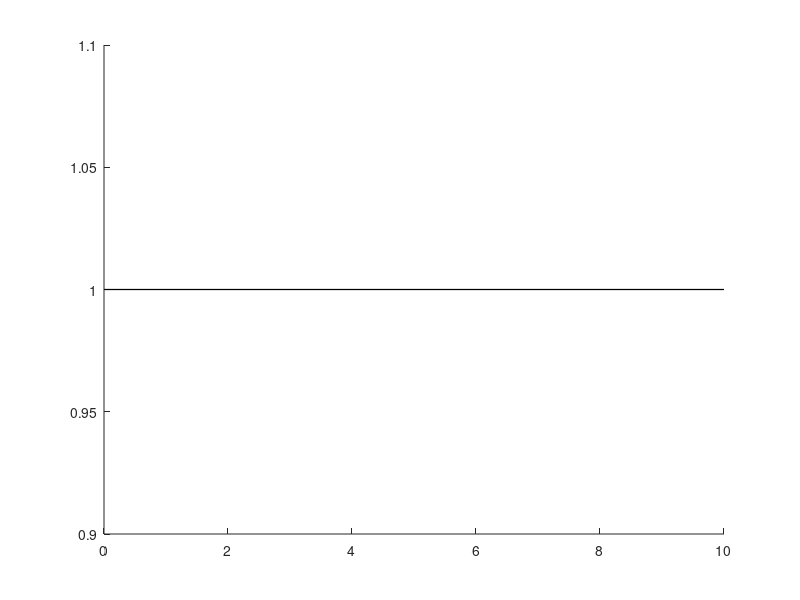

This chart was generated by the following MATLAB code: (Note: this script raises an error after producing the figure.)
% =========================================================================
% figure3_proportional_step_responses.m
% 
% Report Reference:
% Section 4.4: "Time-domain performance" (Figure 3 & Table 3)
% Unit-step response of the proportional loop for several values of K.
% Demonstrates that peak overshoot (%M_p) and oscillation frequency increase with K,
% while the 2% settling time envelope remains invariant at Ts ≈ 4.68 s.
% =========================================================================

clear; clc; close all;

% 1. Plant and Loop Parameters (from Section 2.1 - 2.3)
% K_pot = 0.318 V/rad, K_g = 0.1, K_m = 2.083
c = 0.318 * 0.1 * 2.083;      % Loop constant c ≈ 0.0662
s = tf('s');
Ts_theoretical = 4 / 0.855;    % Ts = 4 / (zeta * wn) = 4 / 0.855 ≈ 4.68 s

% Gains to plot (as in Figure 3)
plot_gains = [11.04, 25, 41.3, 100, 200];
colors = {
    [0.12, 0.47, 0.71], ...   % Blue   (K = 11.04, critical damping)
    [1.00, 0.50, 0.05], ...   % Orange (K = 25, well damped)
    [0.17, 0.63, 0.17], ...   % Green  (K = 41.3, 15% overshoot design)
    [0.84, 0.15, 0.16], ...   % Red    (K = 100, fast/oscillatory)
    [0.58, 0.40, 0.74]        % Purple (K = 200, severely underdamped)
};

% Simulation time vector
t = linspace(0, 10, 1500);

% 2. Create Figure Window
fig = figure('Color', 'w', 'Position', [150, 150, 780, 450]);
ax = axes('Parent', fig);
hold(ax, 'on');

% 3. Reference and Settling Tolerance Bounds
% Unity step final value (y = 1)
plot(ax, [0, 10], [1.0, 1.0], 'k-', 'LineWidth', 0.9, 'HandleVisibility', 'off');

% ±2% settling error band [0.98, 1.02]
yline(ax, 1.02, ':', 'Color', [0.65, 0.65, 0.65], 'LineWidth', 0.8, 'HandleVisibility', 'off');
yline(ax, 0.98, ':', 'Color', [0.65, 0.65, 0.65], 'LineWidth', 0.8, 'HandleVisibility', 'off');

% 4. Plot Step Responses for each K
for idx = 1:length(plot_gains)
    K = plot_gains(idx);
    
    % Closed-loop transfer function: T(s) = (c*K) / (s^2 + 1.71*s + c*K)
    T_cl = feedback((c * K) / (s * (s + 1.71)), 1);
    y = step(T_cl, t);
    
    plot(ax, t, y, 'LineWidth', 1.8, 'Color', colors{idx}, ...
         'DisplayName', sprintf('K = %g', K));
end

% 5. Mark Settling Time (Ts ≈ 4.68 s)
xline(ax, Ts_theoretical, '--', 'Color', [0.35, 0.35, 0.35], 'LineWidth', 1.2, ...
      'DisplayName', sprintf('T_s \\approx %.2f s (2%% band)', Ts_theoretical), ...
      'Interpreter', 'tex');

% Annotation text marking settling time
text(ax, Ts_theoretical + 0.15, 0.25, ...
     sprintf('T_s \\approx %.2f s\n(invariant for all K)', Ts_theoretical), ...
     'FontName', 'CMU Serif', 'FontSize', 10, 'Color', [0.25, 0.25, 0.25], ...
     'VerticalAlignment', 'bottom', 'Interpreter', 'tex');

% 6. Styling: box off, outward ticks, soft grid, CMU Serif font
title(ax, 'Proportional control: unit-step response for several K', ...
      'FontName', 'CMU Serif', 'FontSize', 13, 'FontWeight', 'normal', 'Color', [0.1, 0.1, 0.1]);
xlabel(ax, 'Time (s)', 'FontName', 'CMU Serif', 'FontSize', 11, 'Color', [0.1, 0.1, 0.1]);
ylabel(ax, 'Y / Vi',   'FontName', 'CMU Serif', 'FontSize', 11, 'Color', [0.1, 0.1, 0.1]);

xlim(ax, [0, 10]);
ylim(ax, [-0.07, 1.55]);
xticks(ax, 0:2:10);
yticks(ax, 0:0.2:1.4);
ytickformat(ax, '%.1f');

box(ax, 'off');
grid(ax, 'on');
set(ax, 'Color', 'w', ...
        'TickDir', 'out', ...
        'FontName', 'CMU Serif', ...
        'FontSize', 11, ...
        'XColor', [0.2, 0.2, 0.2], ...
        'YColor', [0.2, 0.2, 0.2], ...
        'GridColor', [0.88, 0.88, 0.88], ...
        'GridAlpha', 0.8, ...
        'LineWidth', 1.0);

% Legend
lgd = legend(ax, 'Location', 'northeast', 'FontName', 'CMU Serif', 'FontSize', 9.5);
set(lgd, 'EdgeColor', [0.85, 0.85, 0.85], 'Color', 'w', 'TextColor', [0.1, 0.1, 0.1]);

% 7. Save High-Resolution Figure
scriptDir = fileparts(mfilename('fullpath'));
figDir = fullfile(scriptDir, '..', 'figures');
if ~exist(figDir, 'dir'), mkdir(figDir); end
figPath = fullfile(figDir, 'figure3_proportional_step_responses.png');

try
    exportgraphics(fig, figPath, 'Resolution', 300, 'BackgroundColor', 'white');
catch
    pause(0.5);
    exportgraphics(fig, figPath, 'Resolution', 300, 'BackgroundColor', 'white');
end
fprintf('Figure 3 saved successfully to %s\n\n', figPath);

% =========================================================================
% 8. Generate and Display Table 3: Predicted vs Simulated Performance
% =========================================================================
table_gains = [11.04, 25, 41.3, 50, 100, 200];
N = length(table_gains);

K_col       = zeros(N, 1);
wn_col      = zeros(N, 1);
zeta_col    = zeros(N, 1);
mp_form_col = zeros(N, 1);
mp_sim_col  = zeros(N, 1);
tp_col      = cell(N, 1);
ts_col      = zeros(N, 1);
tr_col      = zeros(N, 1);

fprintf('==============================================================================================\n');
fprintf('Table 3: Proportional control: predicted performance for several gains\n');
fprintf('==============================================================================================\n');
fprintf('%-8s %-12s %-8s %-14s %-14s %-10s %-10s %-10s\n', ...
        'K', 'wn (rad/s)', 'zeta', '%M_p formula', '%M_p simulated', 'Tp (s)', 'Ts (s)', 'Tr (s)');
fprintf('----------------------------------------------------------------------------------------------\n');

for i = 1:N
    K_val = table_gains(i);
    wn = sqrt(c * K_val);
    zeta = 1.71 / (2 * wn);
    
    if zeta < 0.999
        mp_formula = 100 * exp(-zeta * pi / sqrt(1 - zeta^2));
        tp_formula = pi / (wn * sqrt(1 - zeta^2));
        tp_str = sprintf('%6.2f', tp_formula);
    else
        mp_formula = 0.0;
        tp_str = '   -  ';
    end
    
    ts_formula = 4 / (zeta * wn);  % 4 / 0.855 ≈ 4.68 s
    tr_formula = 1.8 / wn;         % Standard rise time approximation 1.8 / wn
    
    % Simulated closed loop
    T_sys = feedback((c * K_val) / (s * (s + 1.71)), 1);
    info  = stepinfo(T_sys, 'SettlingTimeThreshold', 0.02);
    
    K_col(i)       = K_val;
    wn_col(i)      = wn;
    zeta_col(i)    = zeta;
    mp_form_col(i) = mp_formula;
    mp_sim_col(i)  = info.Overshoot;
    tp_col{i}      = tp_str;
    ts_col(i)      = ts_formula;
    tr_col(i)      = tr_formula;
    
    fprintf('%-8.2f %-12.3f %-8.3f %-14.1f %-14.1f %-10s %-10.2f %-10.2f\n', ...
            K_val, wn, zeta, mp_formula, info.Overshoot, tp_str, ts_formula, tr_formula);
end
fprintf('==============================================================================================\n');

% Also create a MATLAB table object for programmatic access
results_table = table(K_col, wn_col, zeta_col, mp_form_col, mp_sim_col, tp_col, ts_col, tr_col, ...
    'VariableNames', {'K', 'omega_n', 'zeta', 'Mp_formula', 'Mp_simulated', 'Tp', 'Ts', 'Tr'});
